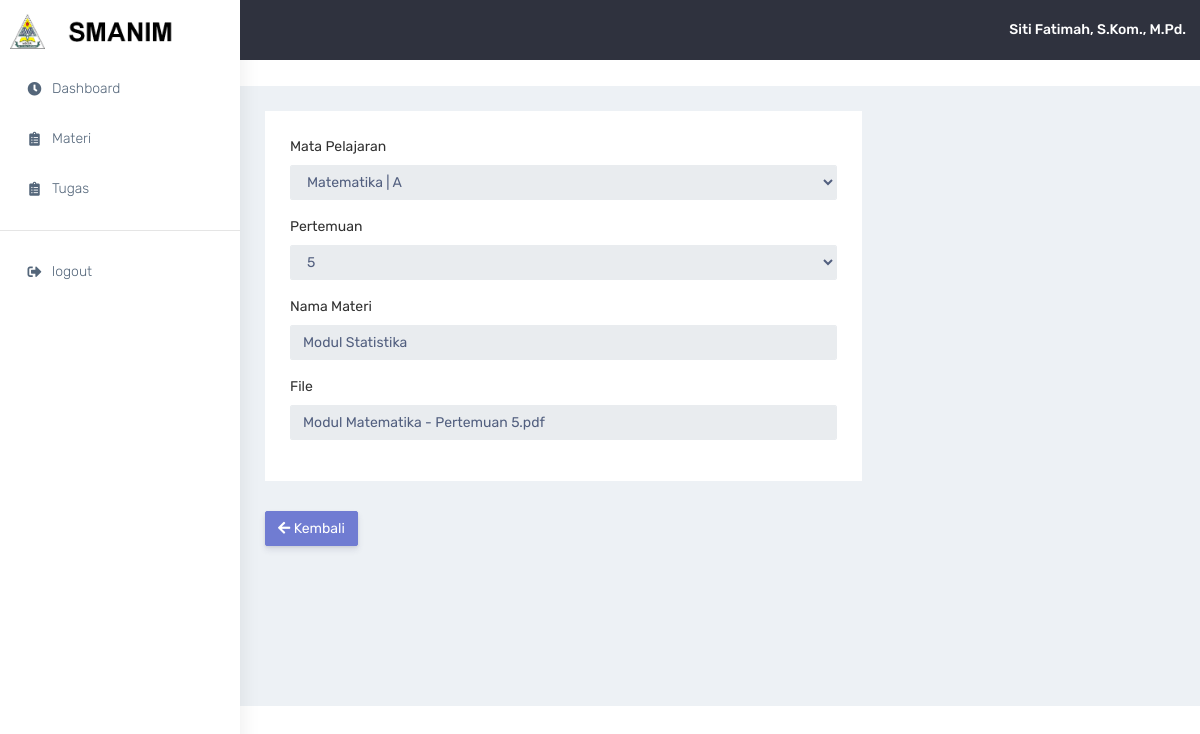
/guru/detail-materi.php?kode=22 (signed in), run on the app's committed database.
### tables this page shows
CREATE TABLE `tbl_file` (
  `id_file` int(11) NOT NULL,
  `id_mapel` int(11) NOT NULL,
  `pertemuan` char(2) NOT NULL,
  `nama` varchar(100) NOT NULL,
  `tipe` enum('mod','tgs') NOT NULL,
  `file` varchar(255) NOT NULL,
  `tgl_tambah` date DEFAULT NULL,
  `tgl_ubah` date DEFAULT NULL
);

CREATE TABLE `tbl_mapel` (
  `id_mapel` int(11) NOT NULL,
  `id_user` int(11) NOT NULL,
  `mapel` varchar(100) NOT NULL,
  `kelas` char(1) NOT NULL
);

### guru/detail-materi.php (the view, shortened to what this page needs)
<?php require_once('navbar.php');
if(isset($_GET['kode'])){
  $kode = $_GET['kode'];
  $sql = mysqli_query($con, "SELECT * FROM tbl_file a INNER JOIN tbl_mapel b ON b.id_mapel=a.id_mapel WHERE a.id_file = $kode");
  $data = mysqli_fetch_array($sql);
}
?>
            <div class="container-fluid">
                <div class="row">
                    <div class="col-md-8">
                        <div class="white-box">
                          <form method="post" enctype="multipart/form-data">
                            <div class="form-group">
                              <label for="exampleInputEmail1">Mata Pelajaran</label>
                              <select class="form-control" name="mapel" disabled>
                                <option value="<?= $data['id_mapel'] ?>"><?php echo $data['mapel']." | ".$data['kelas'] ?></option>
                              </select>
                            </div>
                            <div class="form-group">
                              <label for="exampleInputEmail1">Pertemuan</label>
                              <select class="form-control" name="pert" disabled>
                                <option value="<?= $data['pertemuan'] ?>"><?= $data['pertemuan'] ?></option>
                              </select>
                            </div>
                            <div class="form-group">
                              <label for="exampleInputEmail1">Nama Materi</label>
                              <input type="text" name="materi" class="form-control" id="exampleInputEmail1" aria-describedby="emailHelp" value="<?= $data['nama'] ?>" disabled>
                            </div>
                            <div class="form-group">
                              <label for="exampleFormControlFile1">File</label>
                              <input type="text" name="materi" class="form-control" id="exampleInputEmail1" aria-describedby="emailHelp" value="<?php echo substr($data['file'],15); ?>" disabled>
                            </div>
                          </div>
                        <a href="materi.php" class="btn btn-primary">
                            <i class="fas fa-arrow-left"></i> Kembali
                        </a>
                          </div>
                    </div>
                </div>
            </div>

### data on the page
tbl_file: mapel "Matematika | A", pert "5", materi "Modul Statistika", materi "Modul Matematika - Pertemuan 5.pdf"

### other printed values
$namau "Siti Fatimah, S.Kom., M.Pd."
